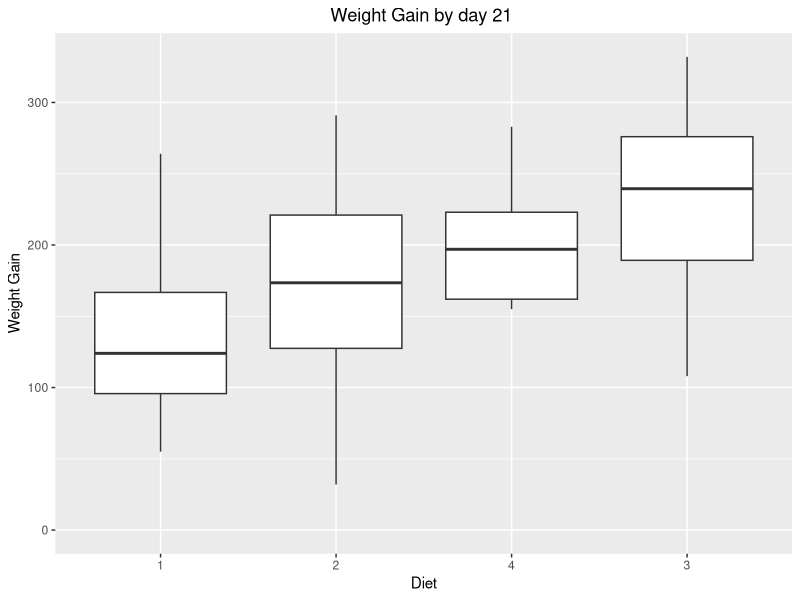
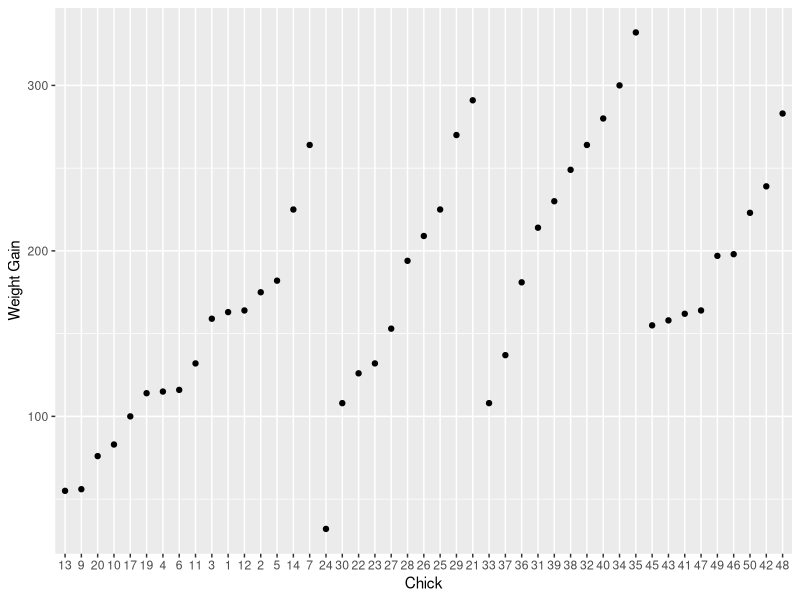
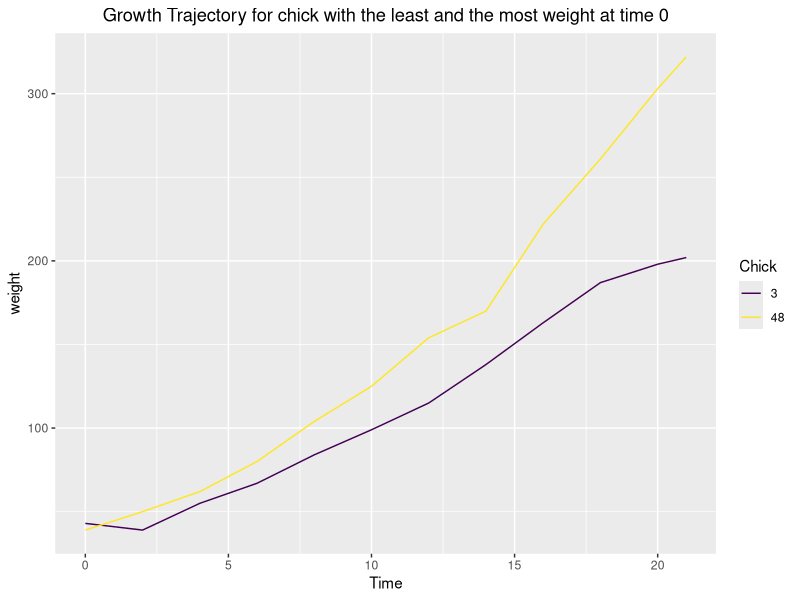
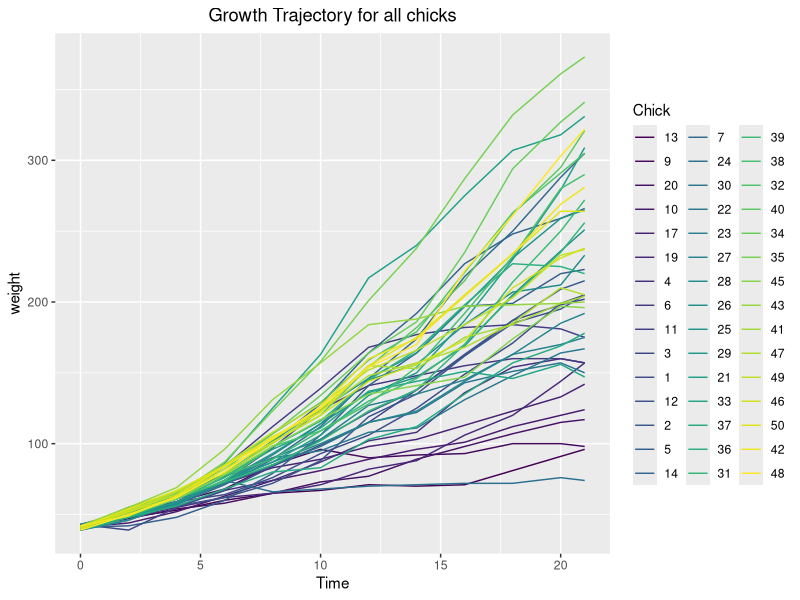
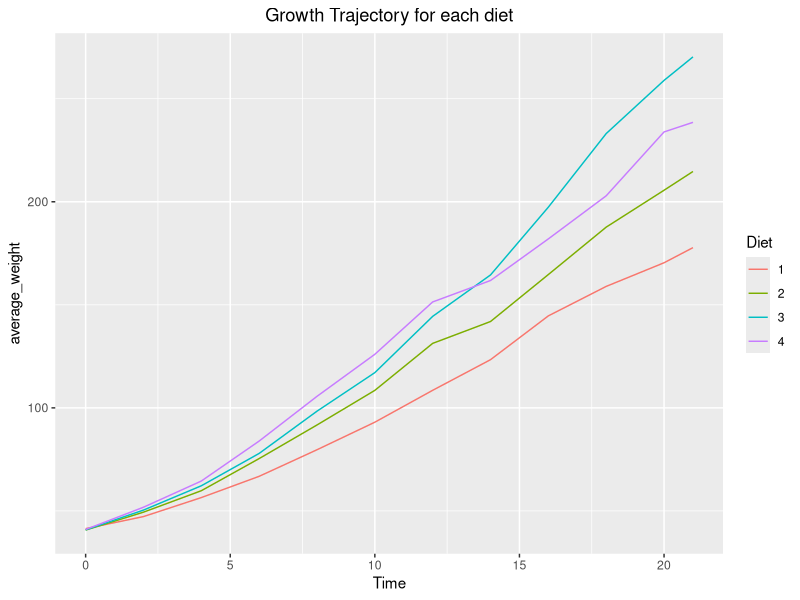

Write R code to recreate these figures, in order.
## ---- chunk 1
knitr::opts_chunk$set(echo = TRUE)
library(datasets)
library(dplyr)
library(ggplot2)
data <- ChickWeight
## ---- chunk 2
weight0 <- data %>%
 group_by(Diet) %>%
 summarise(NumChicks = n()%/%12 ,average_weight = mean(weight),sd_weight = sd(weight))
weight0
## ---- chunk 3
complete <- data %>% 
  group_by(Chick) %>% 
  mutate(Num = n()) %>% 
  filter(Num ==12)
head(complete, n=3)
## ---- chunk 4
complete <- complete %>%
  group_by(Chick) %>%
  mutate (weightgain = (weight - weight[Time ==0]))
head(complete, n=3)
## ---- chunk 5
day21 <- filter(complete, Time ==21)
pt1 <- temp <- ggplot(day21,aes(x = reorder(Diet,weightgain,FUN = median),y =weightgain))+geom_boxplot() + expand_limits(y=0) +  xlab("Diet") +ylab("Weight Gain")+ ggtitle("Weight Gain by day 21 ")
pt1 <- pt1 + theme(plot.title = element_text(hjust=0.5))
pt1
## ---- chunk 6
most <- day21 %>% 
  arrange(desc(weightgain))
head(most,n=1)
tail(most,n=1)
ggplot(most,aes(x = Chick,y =weightgain)) +geom_point()+xlab("Chick")+ylab("Weight Gain")
## ---- chunk 7
day0 <- complete %>% 
  filter(Time ==0)%>% arrange(desc(weight))
head(day0,n=1)
tail(day0,n=1)

temp1 <- complete %>% 
  arrange(Time)
pt2 <-ggplot(complete %>% filter(Chick ==3 | Chick ==48)%>% arrange(Time),aes(x =Time,y =weight ,color =Chick))+geom_line() +ggtitle("Growth Trajectory for chick with the least and the most weight at time 0")
pt2 <- pt2 + theme(plot.title=element_text(hjust=0.5))
pt2
## ---- chunk 8
pt3 <-ggplot(complete%>% arrange(Time),aes(x =Time,y =weight ,color =Chick))+geom_line() +ggtitle("Growth Trajectory for all chicks")
pt3 <- pt3 + theme(plot.title = element_text(hjust=0.5))
pt3
## ---- chunk 9
data8 <- data %>%
  group_by(Time,Diet) %>%
  summarise(NumChicks = n()%/%12 ,average_weight = mean(weight),sd_weight = sd(weight))
  

pt4 <-ggplot(data8%>% arrange(Time),aes(x =Time,y =average_weight ,color =Diet))+geom_line() +ggtitle("Growth Trajectory for each diet")
pt4 <- pt4 + theme(plot.title = element_text(hjust=0.5))
pt4
